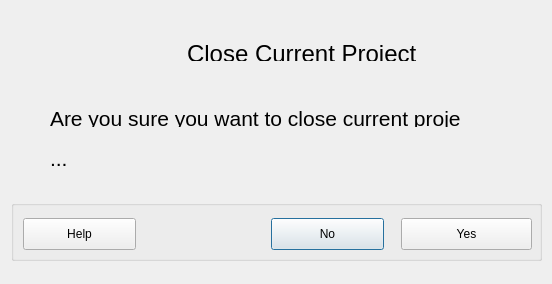
<?xml version="1.0" encoding="UTF-8"?>
<ui version="4.0">
 <class>CloseProject</class>
 <widget class="QDialog" name="CloseProject">
  <property name="geometry">
   <rect>
    <x>0</x>
    <y>0</y>
    <width>552</width>
    <height>284</height>
   </rect>
  </property>
  <property name="windowTitle">
   <string>CloseProject</string>
  </property>
  <widget class="QLabel" name="label_2">
   <property name="geometry">
    <rect>
     <x>187</x>
     <y>40</y>
     <width>241</width>
     <height>21</height>
    </rect>
   </property>
   <property name="text">
    <string>&lt;!DOCTYPE HTML PUBLIC &quot;-//W3C//DTD HTML 4.0//EN&quot; &quot;http://www.w3.org/TR/REC-html40/strict.dtd&quot;&gt;
&lt;html&gt;&lt;head&gt;&lt;meta name=&quot;qrichtext&quot; content=&quot;1&quot; /&gt;&lt;style type=&quot;text/css&quot;&gt;
p, li { white-space: pre-wrap; }
&lt;/style&gt;&lt;/head&gt;&lt;body style=&quot; font-family:'Lucida Grande'; font-size:13pt; font-weight:400; font-style:normal;&quot;&gt;
&lt;p style=&quot; margin-top:0px; margin-bottom:0px; margin-left:0px; margin-right:0px; -qt-block-indent:0; text-indent:0px;&quot;&gt;&lt;span style=&quot; font-size:18pt;&quot;&gt;Close Current Project&lt;/span&gt;&lt;/p&gt;&lt;/body&gt;&lt;/html&gt;</string>
   </property>
  </widget>
  <widget class="QLabel" name="label">
   <property name="geometry">
    <rect>
     <x>50</x>
     <y>110</y>
     <width>411</width>
     <height>17</height>
    </rect>
   </property>
   <property name="font">
    <font>
     <pointsize>16</pointsize>
    </font>
   </property>
   <property name="text">
    <string>Are you sure you want to close current project</string>
   </property>
  </widget>
  <widget class="QGroupBox" name="groupBox">
   <property name="geometry">
    <rect>
     <x>11</x>
     <y>200</y>
     <width>531</width>
     <height>61</height>
    </rect>
   </property>
   <property name="title">
    <string/>
   </property>
   <widget class="QPushButton" name="pushButtonHelp">
    <property name="geometry">
     <rect>
      <x>12</x>
      <y>18</y>
      <width>113</width>
      <height>32</height>
     </rect>
    </property>
    <property name="text">
     <string>Help</string>
    </property>
   </widget>
   <widget class="QPushButton" name="pushButtonClose">
    <property name="geometry">
     <rect>
      <x>260</x>
      <y>18</y>
      <width>113</width>
      <height>32</height>
     </rect>
    </property>
    <property name="text">
     <string>No</string>
    </property>
    <property name="default">
     <bool>true</bool>
    </property>
   </widget>
   <widget class="QPushButton" name="pushButtonOpen">
    <property name="geometry">
     <rect>
      <x>390</x>
      <y>18</y>
      <width>131</width>
      <height>32</height>
     </rect>
    </property>
    <property name="toolTip">
     <string>Note: the dialog will close by itself after execution</string>
    </property>
    <property name="text">
     <string>Yes</string>
    </property>
   </widget>
  </widget>
  <widget class="QLabel" name="label_3">
   <property name="geometry">
    <rect>
     <x>50</x>
     <y>150</y>
     <width>411</width>
     <height>17</height>
    </rect>
   </property>
   <property name="font">
    <font>
     <pointsize>16</pointsize>
    </font>
   </property>
   <property name="text">
    <string>...</string>
   </property>
  </widget>
 </widget>
 <layoutdefault spacing="6" margin="11"/>
 <resources/>
 <connections/>
</ui>
